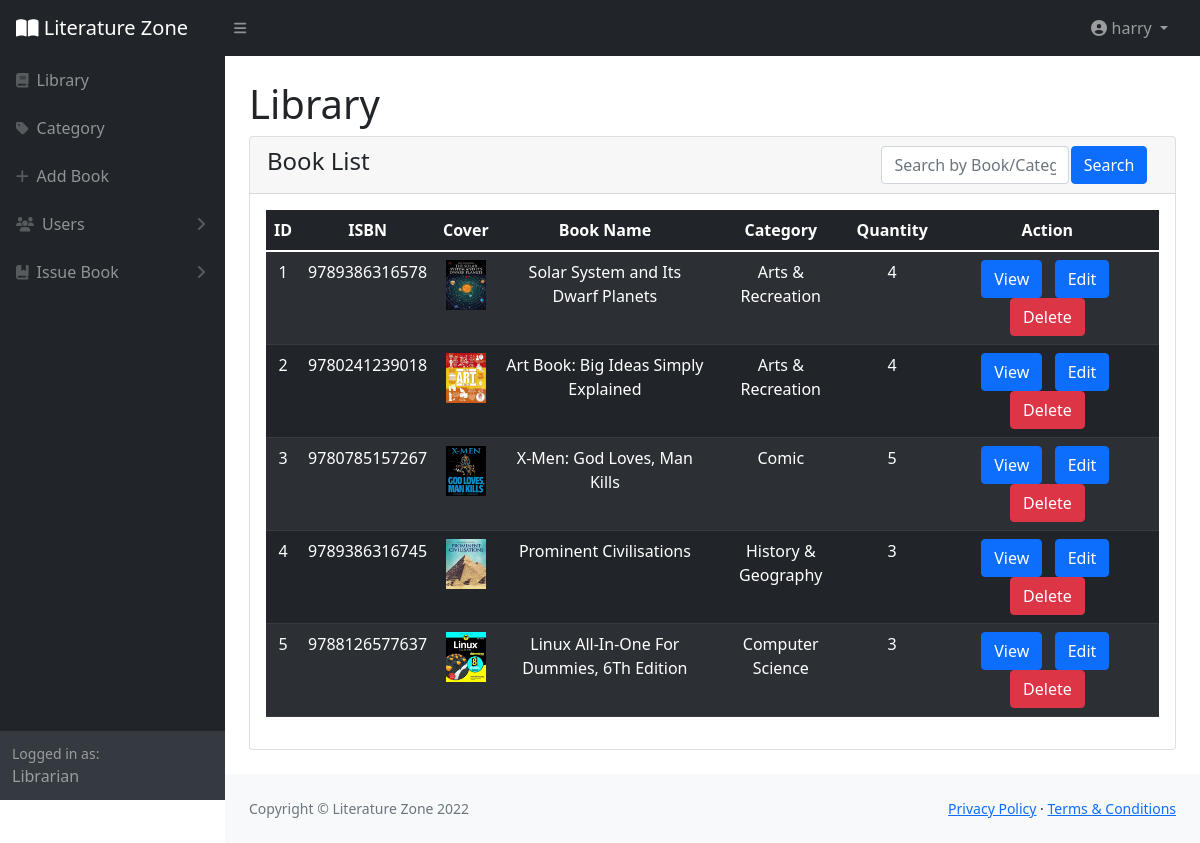
Page /LibrarianHome.php (signed in) on the committed database.
### tables this page shows
CREATE TABLE `book` (
  `BookID` int(11) NOT NULL,
  `ISBN` varchar(17) NOT NULL,
  `BookImage` varchar(255) NOT NULL,
  `BookTitle` varchar(200) NOT NULL,
  `Author` varchar(50) NOT NULL,
  `CategoryID` int(11) NOT NULL,
  `Description` longtext NOT NULL,
  `Quantity` int(11) NOT NULL
);

CREATE TABLE `category` (
  `CategoryID` int(11) NOT NULL,
  `CategoryType` varchar(40) NOT NULL
);

### LibrarianHome.php (the view, shortened to what this page needs)
<?php
    include("connect.php");
    if (isset($_POST['searchbook']))
            {
                $searchbtn = $_POST['searchbook'];
                $select="SELECT book.BookID, book.BookTitle, book.ISBN, book.BookImage, category.CategoryType, book.Quantity FROM book
                        INNER JOIN category ON book.CategoryID=category.CategoryID WHERE BookTitle LIKE '%$searchbtn%' OR CategoryType LIKE '%$searchbtn%' OR ISBN LIKE '%$searchbtn%'
                            ORDER BY BookID";
            }
            else
            {
                $select="SELECT book.BookID, book.BookTitle, book.ISBN, book.BookImage, category.CategoryType, book.Quantity FROM book
                INNER JOIN category ON book.CategoryID=category.CategoryID
                ORDER BY BookID";
                $searchbtn="";
            }
            $result=mysqli_query($connect,$select);
?>
<!DOCTYPE html>
<html lang="en">
    <head>
        <link href="https://cdn.jsdelivr.net/npm/simple-datatables@latest/dist/style.css" rel="stylesheet" />
        <link href="css/styles.css" rel="stylesheet" />
        <link rel="stylesheet" type="text/css" href="css/all.min.css">
    </head>
    <body class="sb-nav-fixed">
        <?php include("LibrarianHeader.php");?>
        <?php include("LibrarianSidebar.php") ?>
            <div id="layoutSidenav_content">
                <main>
                    <div class="container-fluid px-4">
                        <h1 class="mt-4">Library</h1>
                        <div class="card mb-4">
                            <div class="card-header">
                                <form action="" method="POST">
        <table>
            <tr>
                <td class="float-left"><h4>Book List</h4></td>
                <td width="21.2%"><input class="form-control" type="text" name="searchbook" placeholder="Search by Book/Category" value="<?php echo $searchbtn?>"></td>
                <td width="10%"><input type="submit"  class="btn btn-primary" name="" value="Search"></td>
            </tr>
        </table>
        </form>
                            </div>
                            <div class="card-body">
                                <table class="table table-dark table-striped">
        <thead>
            <tr>
                <th scope="col" class="text-center">ID</th>
                <th scope="col" class="text-center">ISBN</th>
                <th scope="col" class="text-center">Cover</th>
                <th scope="col" class="text-center">Book Name</th>
                <th scope="col" class="text-center">Category</th>
                <th scope="col" class="text-center">Quantity</th>
                <th scope="col" class="text-center">Action</th>
            </tr>
        </thead>
        <tbody>
            <?php while ($row = mysqli_fetch_object($result)) {  ?>
            <tr>
                    <td class="text-center"><?php echo $row->BookID;?></td>
                    <td class="text-center"><?php echo $row->ISBN;?></td>
                    <td class="text-center"><?php echo "<img src='uploads/".$row->BookImage."' width='40' height='50'>";?></td>
                    <td class="text-center"><?php echo $row->BookTitle;?></td>
                    <td class="text-center"><?php echo $row->CategoryType;?></td>
                    <td class="text-center"><?php echo $row->Quantity;?></td>
                    <td width="25%" class="text-center">
                        <?php echo '<a class="btn btn-primary" href="BookDetail.php?BookID='. $row->BookID.'">View</a>';?> &nbsp
                        <?php echo '<a class="btn btn-primary" href="BookEdit.php?BookID='. $row->BookID.'">Edit</a>';?>&nbsp
                        <?php echo '<a class="btn btn-danger" onclick="return confirm(\'Confirm Delete?\')" href="BookDelete.php?BookID='. $row->BookID.'">Delete</a>';?>
                    </tr>
            <?php } ?>
        </tbody>
        </table>
                            </div>
                        </div>
                    </div>
                </main>
                <?php include("Footer.php"); ?>
            </div>
        </div>
    </body>
</html>

### LibrarianHeader.php (shortened to what this page needs)
<nav class="sb-topnav navbar navbar-expand navbar-dark bg-dark">
            <a class="navbar-brand ps-3" href="LibrarianHome.php"><i class="fa-solid fa-book-open"></i> Literature Zone</a>
            <button class="btn btn-link btn-sm order-1 order-lg-0 me-4 me-lg-0" id="sidebarToggle" href="#!"><i class="fas fa-bars"></i></button>
            <ul class="navbar-nav ms-auto ms-md-0 me-3 me-lg-4">
                <li class="nav-item dropdown">
                    <a class="nav-link dropdown-toggle" id="navbarDropdown" href="#" role="button" data-bs-toggle="dropdown" aria-expanded="false"><i class="fa-solid fa-circle-user"></i> <?php echo $_SESSION["Username"] ?> </a>
                </li>
            </ul>
        </nav>

### LibrarianSidebar.php (shortened to what this page needs)
<div id="layoutSidenav">
            <div id="layoutSidenav_nav">
                <nav class="sb-sidenav accordion sb-sidenav-dark" id="sidenavAccordion">
                    <div class="sb-sidenav-menu">
                        <div class="nav">
                            <a class="nav-link" href="LibrarianHome.php">
                                <div class="sb-nav-link-icon"><i class="fa-solid fa-book"></i></i></div>
                                Library
                            </a>
                            <a class="nav-link" href="Category.php">
                                <div class="sb-nav-link-icon"><i class="fa-solid fa-tag"></i></div>
                                Category
                            </a>
                            <a class="nav-link" href="AddBook.php">
                                <div class="sb-nav-link-icon"><i class="fa-solid fa-plus"></i></i></div>
                                Add Book
                            </a>
                            <a class="nav-link collapsed" href="#" data-bs-toggle="collapse" data-bs-target="#collapseLayouts" aria-expanded="false" aria-controls="collapseLayouts">
                                <div class="sb-nav-link-icon"><i class="fa-solid fa-users"></i></div>
                                Users
                                <div class="sb-sidenav-collapse-arrow"><i class="fas fa-angle-down"></i></div>
                            </a>
                            <a class="nav-link collapsed" href="#" data-bs-toggle="collapse" data-bs-target="#collapsePages" aria-expanded="false" aria-controls="collapsePages">
                                <div class="sb-nav-link-icon"><i class="fa-solid fa-book-bookmark"></i></i></div>
                                Issue Book
                                <div class="sb-sidenav-collapse-arrow"><i class="fas fa-angle-down"></i></div>
                            </a>
                        </div>
                    </div>
                    <div class="sb-sidenav-footer">
                        <div class="small">Logged in as:</div>
                        Librarian
                    </div>
                </nav>
            </div>

### Footer.php
<footer class="py-4 bg-light mt-auto">
                    <div class="container-fluid px-4">
                        <div class="d-flex align-items-center justify-content-between small">
                            <div class="text-muted">Copyright &copy; Literature Zone 2022</div>
                            <div>
                                <a href="#">Privacy Policy</a>
                                &middot;
                                <a href="#">Terms &amp; Conditions</a>
                            </div>
                        </div>
                    </div>
                </footer>

### rows in the picture
book: BookID "1", ISBN "9789386316578", BookImage (picture), BookTitle "Solar System and Its Dwarf Planets", CategoryID.CategoryType "Arts & Recreation", Quantity "4"
book: BookID "2", ISBN "9780241239018", BookImage (picture), BookTitle "Art Book: Big Ideas Simply Explained", CategoryID.CategoryType "Arts & Recreation", Quantity "4"
book: BookID "3", ISBN "9780785157267", BookImage (picture), BookTitle "X-Men: God Loves, Man Kills", CategoryID.CategoryType "Comic", Quantity "5"
book: BookID "4", ISBN "9789386316745", BookImage (picture), BookTitle "Prominent Civilisations", CategoryID.CategoryType "History & Geography", Quantity "3"
book: BookID "5", ISBN "9788126577637", BookImage (picture), BookTitle "Linux All-In-One For Dummies, 6Th Edition", CategoryID.CategoryType "Computer Science", Quantity "3"

### other values in the picture
$_SESSION["Username"] "harry"
